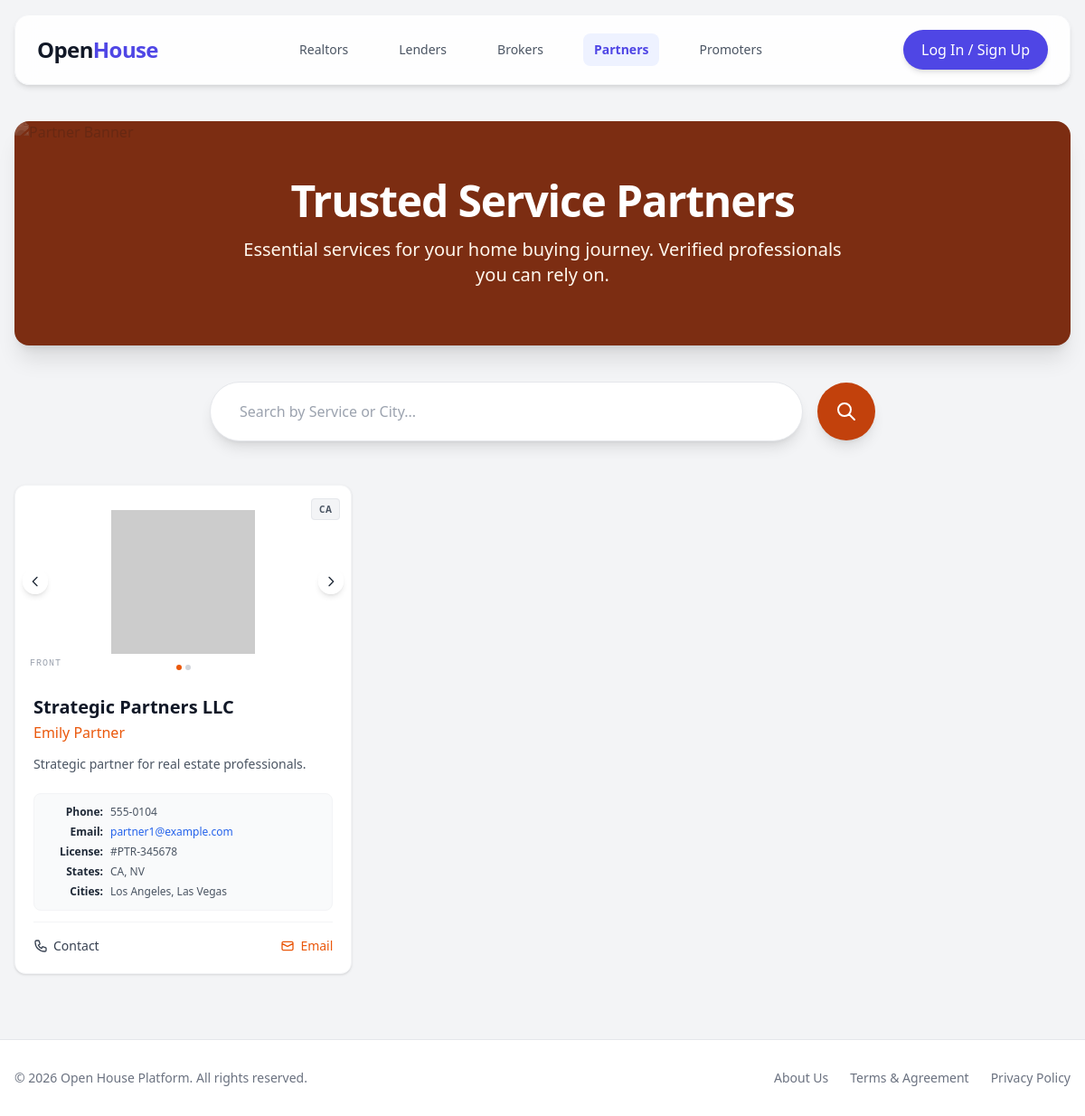
The app's page /partners/, older data.
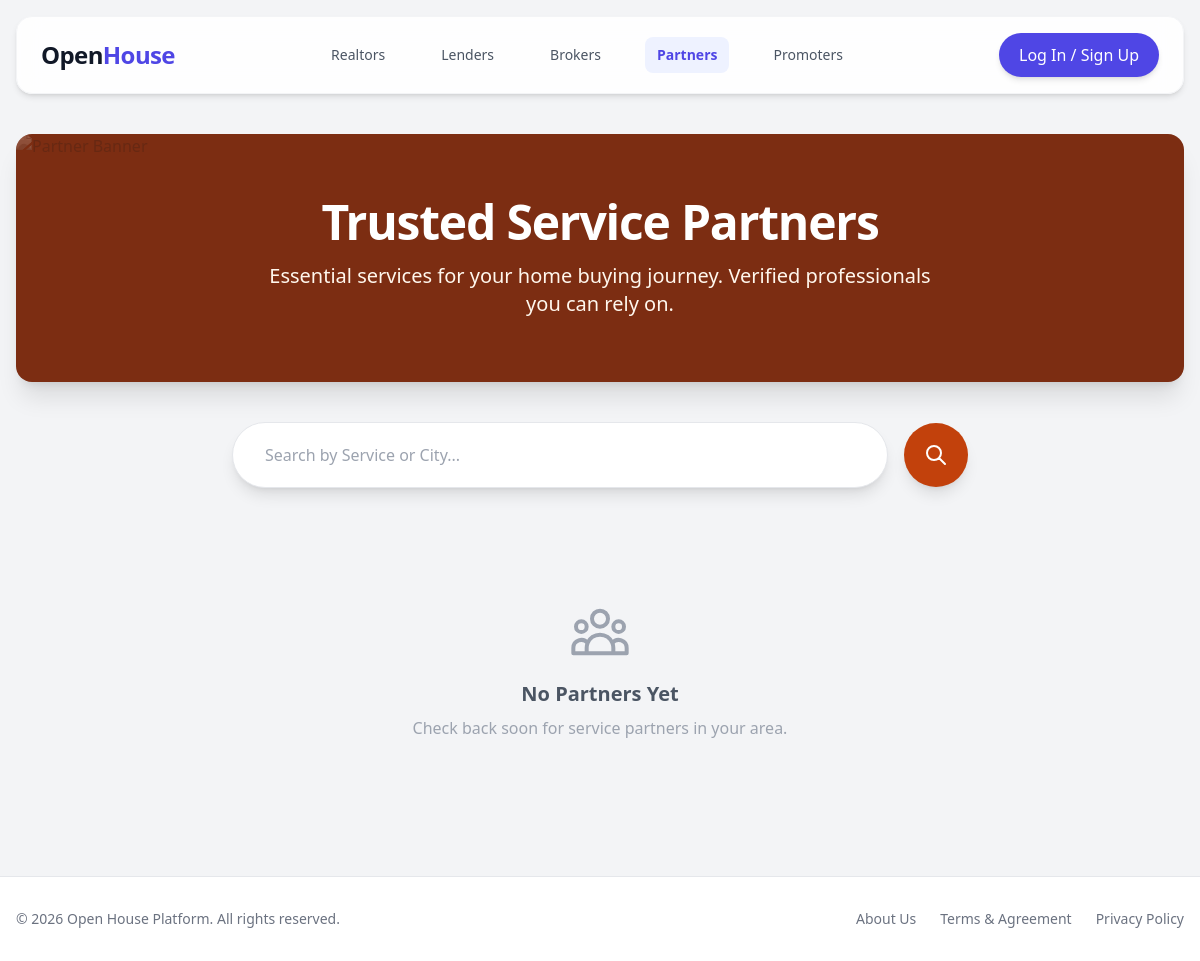
The same page, newer data.
### api/models.py (models this page shows, shortened)
class BaseProfile(models.Model):
    ADDRESS_TYPE_CHOICES = [
        ('actual', 'Actual Address'),
        ('po_box', 'PO Box'),
    ]
    profile_photo = models.CharField(max_length=500, blank=True, help_text='URL or path to profile photo')
    phone_number_1 = models.CharField(max_length=20, blank=True)
    phone_number_2 = models.CharField(max_length=20, blank=True)
    company_name = models.CharField(max_length=255, blank=True)
    company_address = models.TextField(blank=True)
    address_type = models.CharField(max_length=10, choices=ADDRESS_TYPE_CHOICES, default='actual')
    business_website = models.URLField(blank=True)
    serving_states = models.CharField(max_length=255, blank=True, help_text='Comma separated state codes')
    serving_cities = models.TextField(blank=True, help_text='Comma separated city names')
    biography = models.TextField(blank=True)
    created_at = models.DateTimeField(auto_now_add=True)
    updated_at = models.DateTimeField(auto_now=True)
    class Meta:
        abstract = True

class PartnerProfile(BaseProfile):
    user = models.OneToOneField(User, on_delete=models.CASCADE, related_name='partner_profile')
    license_state = models.CharField(max_length=10, blank=True, help_text='2-letter state code')
    license_number = models.CharField(max_length=100, blank=True)
    business_card_front = models.CharField(max_length=500, blank=True, help_text='URL or path to front of business card')
    business_card_back = models.CharField(max_length=500, blank=True, help_text='URL or path to back of business card')
    class Meta:
        verbose_name = 'Partner Profile'
        verbose_name_plural = 'Partner Profiles'

### core/urls.py (the view)
# urls.py: path('partners/', PartnersView.as_view(), name='partners'),
class PartnersView(TemplateView):
    template_name = 'partners.html'
    def get_context_data(self, **kwargs):
        context = super().get_context_data(**kwargs)
        context['partner_profiles'] = PartnerProfile.objects.all().order_by('-created_at')
        return context

### templates/partners.html (shortened to what the changed rows need)
{% extends 'base.html' %}
{% block content %}
<div class="relative bg-orange-900 rounded-2xl overflow-hidden mb-10 shadow-xl">
    <div class="relative z-10 px-6 py-12 md:py-16 text-center">
        <h1 class="text-3xl md:text-5xl font-bold text-white mb-4 tracking-tight">
            Trusted Service Partners
        </h1>
    </div>
</div>
<div class="grid grid-cols-1 sm:grid-cols-2 lg:grid-cols-3 gap-6">
    {% for profile in partner_profiles %}
    <div class="bg-white rounded-xl shadow hover:shadow-lg transition relative flex flex-col h-full border border-gray-100 group overflow-hidden">
        {% if profile.license_state %}
        <div class="absolute top-3 right-3 z-30">
            <span class="bg-gray-100 text-gray-600 text-[10px] font-bold px-2 py-1 rounded uppercase tracking-wider border border-gray-200">{{ profile.license_state }}</span>
        </div>
        {% endif %}
        <div class="w-full relative bg-gray-200 card-carousel" style="aspect-ratio: 1.75/1;">
            <div class="carousel-slide absolute inset-0 w-full h-full bg-white flex items-center justify-center transition-transform duration-300 ease-in-out translate-x-0" data-index="0">
                {% if profile.business_card_front %}
                <img src="{{ profile.business_card_front }}" class="object-cover h-full w-full" alt="Card Front">
                {% else %}
                <img src="https://ui-avatars.com/api/?name={{ profile.user.get_full_name|urlencode }}&background=fff7ed&color=ea580c&bold=true&length=2&size=256" class="object-contain h-3/4 w-3/4" alt="Card Front">
                {% endif %}
                <span class="absolute bottom-2 left-3 text-[10px] text-gray-400 font-mono tracking-widest uppercase bg-white/80 px-1 rounded">Front</span>
            </div>
            <button class="absolute left-2 top-1/2 -translate-y-1/2 bg-white/80 hover:bg-white text-gray-800 p-1.5 rounded-full shadow-md z-20 backdrop-blur-sm transition" onclick="moveSlide(this, -1)">
                <svg class="h-4 w-4" fill="none" viewBox="0 0 24 24" stroke="currentColor"><path stroke-linecap="round" stroke-linejoin="round" stroke-width="2" d="M15 19l-7-7 7-7" /></svg>
            </button>
            <button class="absolute right-2 top-1/2 -translate-y-1/2 bg-white/80 hover:bg-white text-gray-800 p-1.5 rounded-full shadow-md z-20 backdrop-blur-sm transition" onclick="moveSlide(this, 1)">
                <svg class="h-4 w-4" fill="none" viewBox="0 0 24 24" stroke="currentColor"><path stroke-linecap="round" stroke-linejoin="round" stroke-width="2" d="M9 5l7 7-7 7" /></svg>
            </button>
            <div class="absolute bottom-2 left-1/2 -translate-x-1/2 flex gap-1 z-20">
                <div class="w-1.5 h-1.5 rounded-full bg-orange-600 transition-colors" data-indicator="0"></div>
                <div class="w-1.5 h-1.5 rounded-full bg-gray-300 transition-colors" data-indicator="1"></div>
            </div>
        </div>
        <div class="p-5 flex-grow flex flex-col gap-3">
            <div>
                <h2 class="font-bold text-xl text-gray-900 leading-tight">{{ profile.company_name|default:profile.user.get_full_name }}</h2>
                <h3 class="text-orange-600 font-medium mt-1">{{ profile.user.get_full_name }}</h3>
            </div>
            <div class="text-sm text-gray-600 line-clamp-3 leading-relaxed">{{ profile.biography|default:"Professional service partner." }}</div>
            <div class="space-y-1.5 text-xs text-gray-600 mt-2 bg-gray-50 p-3 rounded-lg border border-gray-100">
                {% if profile.phone_number_1 %}
                <p class="flex gap-2"><span class="font-semibold text-gray-800 w-16 text-right flex-shrink-0">Phone:</span> {{ profile.phone_number_1 }}</p>
                {% endif %}
                {% if profile.user.email %}
                <p class="flex gap-2"><span class="font-semibold text-gray-800 w-16 text-right flex-shrink-0">Email:</span> <a href="mailto:{{ profile.user.email }}" class="text-blue-600 hover:underline">{{ profile.user.email }}</a></p>
                {% endif %}
                {% if profile.license_number %}
                <p class="flex gap-2"><span class="font-semibold text-gray-800 w-16 text-right flex-shrink-0">License:</span> #{{ profile.license_number }}</p>
                {% endif %}
                {% if profile.serving_states %}
                <p class="flex gap-2"><span class="font-semibold text-gray-800 w-16 text-right flex-shrink-0">States:</span> {{ profile.serving_states }}</p>
                {% endif %}
                {% if profile.serving_cities %}
                <p class="flex gap-2"><span class="font-semibold text-gray-800 w-16 text-right flex-shrink-0">Cities:</span> {{ profile.serving_cities }}</p>
                {% endif %}
            </div>
            <div class="mt-auto pt-4 border-t border-gray-100 flex items-center justify-between">
                {% if profile.phone_number_1 %}
                <a href="tel:{{ profile.phone_number_1 }}" class="flex items-center gap-1.5 text-sm font-medium text-gray-700 hover:text-orange-600 transition">
                    Contact
                </a>
                {% endif %}
                {% if profile.user.email %}
                <a href="mailto:{{ profile.user.email }}" class="flex items-center gap-1.5 text-sm font-medium text-orange-600 hover:text-orange-800 transition">
                    <svg class="w-4 h-4" fill="none" stroke="currentColor" viewBox="0 0 24 24"><path stroke-linecap="round" stroke-linejoin="round" stroke-width="2" d="M3 8l7.89 4.26a2 2 0 002.22 0L21 8M5 19h14a2 2 0 002-2V7a2 2 0 00-2-2H5a2 2 0 00-2 2v10a2 2 0 002 2z"></path></svg>
                    Email
                </a>
                {% endif %}
            </div>
        </div>
    </div>
    {% empty %}
    <div class="col-span-full text-center py-16">
        <div class="text-gray-400 mb-4">
        </div>
        <h3 class="text-xl font-semibold text-gray-600 mb-2">No Partners Yet</h3>
        <p class="text-gray-400">Check back soon for service partners in your area.</p>
    </div>
    {% endfor %}
</div>
{% endblock %}

Row changes from the older to the newer data that the page shows:
removed PartnerProfile: license_state "CA", company_name "Strategic Partners LLC", user.get_full_name "Emily Partner", biography "Strategic partner for real estate professionals.", phone_number_1 "555-0104", user.email "partner1@example.com", license_number "PTR-345678", serving_states "CA, NV", serving_cities "Los Angeles, Las Vegas"
Text that changed along with them:
text now shown: "No Partners Yet Check back soon for service partners in your area."
